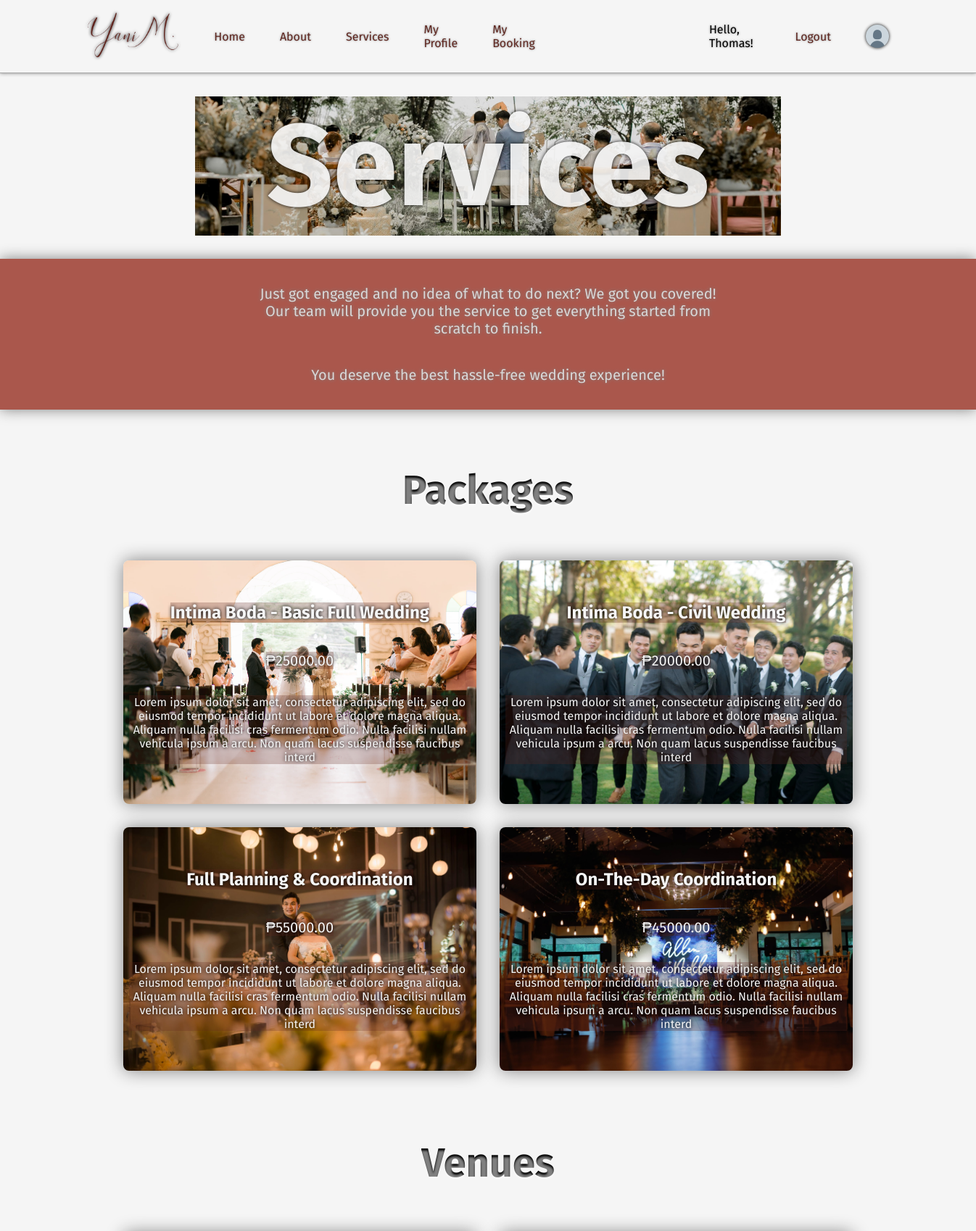
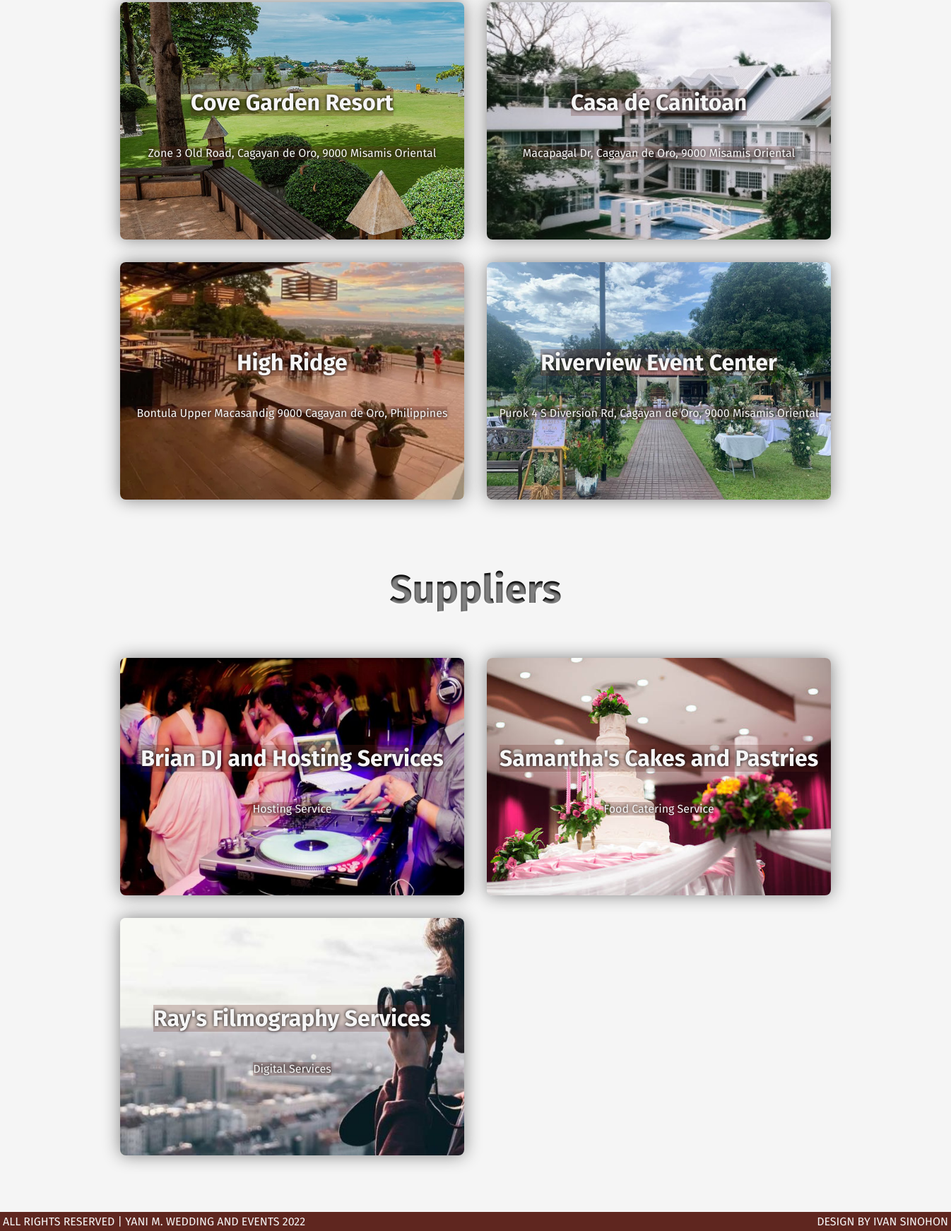
/service.php (signed in), run on the app's committed database (2 pictures, top to bottom).
### tables this page shows
CREATE TABLE `package` (
  `pkg_id` int(11) NOT NULL,
  `pkg_name` varchar(100) NOT NULL,
  `pkg_price` float(10,2) NOT NULL,
  `pkg_desc` varchar(255) NOT NULL,
  `pkg_img` varchar(255) DEFAULT NULL,
  `pkg_status` int(1) NOT NULL
);

CREATE TABLE `venue` (
  `venue_id` int(11) NOT NULL,
  `venue_name` varchar(255) NOT NULL,
  `venue_add` varchar(255) NOT NULL,
  `venue_img` varchar(255) DEFAULT NULL,
  `venue_status` int(1) NOT NULL
);

CREATE TABLE `supplier` (
  `supp_id` int(11) NOT NULL,
  `supp_name` varchar(255) NOT NULL,
  `supp_contno` varchar(255) NOT NULL,
  `supp_email` varchar(255) NOT NULL,
  `supp_role` varchar(255) NOT NULL,
  `supp_add` varchar(255) NOT NULL,
  `supp_img` varchar(255) DEFAULT NULL,
  `supp_status` int(1) NOT NULL
);

### service.php (the view, shortened to what this page needs)
<?php
include 'includes/head.php';
?>
<head>
    <link rel="stylesheet" href="styles/service.css">
</head>
<body>
    <?php
    include 'includes/header.php';
    ?>
    <section id="package-intro">
        <img src="images/package_intro.jpg" alt="">
        <h1>Services</h1>
    </section>
    <section id="package-info">
        <p>Just got engaged and no idea of what to do next? We got you covered!
            Our team will provide you the service to get everything started
            from scratch to finish.</p>
        <p>You deserve the best hassle-free wedding experience!</p>
    </section>
    <section class="service">
        <h1>Packages</h1>
        <div class="container">
            <?php
            $sql = "SELECT * FROM package WHERE pkg_status=1";
            $result = $conn->query($sql);
            if ($result->num_rows > 0) {
                while ($row = $result->fetch_assoc()) { ?>
                    <div class="package-card" style='background-image: url("images/package/<?php echo $row['pkg_img']; ?>")'>
                        <h2><?php echo $row['pkg_name']; ?></h2>
                        <p class="price">₱<?php echo $row['pkg_price']; ?></p>
                        <p class="desc"><?php echo $row['pkg_desc']; ?></p>
                    </div>
            <?php };
            } ?>
        </div>
    </section>
    <section class="service">
        <h1>Venues</h1>
        <div class="container">
            <?php
            $sql = "SELECT * FROM venue WHERE venue_status=1";
            $result = $conn->query($sql);
            if ($result->num_rows > 0) {
                while ($row = $result->fetch_assoc()) { ?>
                    <div class="venue-card" style='background-image: url("images/venue/<?php echo $row['venue_img']; ?>")'>
                        <h2><?php echo $row['venue_name']; ?></h2>
                        <p><?php echo $row['venue_add']; ?></p>
                    </div>
            <?php };
            } ?>
        </div>
    </section>
    <section class="service">
        <h1>Suppliers</h1>
        <div class="container">
            <?php
            $sql = "SELECT * FROM supplier WHERE supp_status=1";
            $result = $conn->query($sql);
            if ($result->num_rows > 0) {
                while ($row = $result->fetch_assoc()) { ?>
                    <div class="supp-card" style='background-image: url("images/supplier/<?php echo $row['supp_img']; ?>")'>
                        <h2><?php echo $row['supp_name']; ?></h2>
                        <p><?php echo $row['supp_role']; ?></p>
                    </div>
            <?php };
            } ?>
        </div>
    </section>
    <?php
    include 'includes/footer.php';
    ?>
</body>
</html>

### styles/shared.css (style rules this page uses)
body { font-family: "Fira Sans", sans-serif; margin: 0; background-color: whitesmoke; }

### styles/service.css (style rules this page uses)
#package-intro { display: flex; flex-direction: column; align-items: center; justify-content: center; margin: 2rem 0; }
#package-intro img { width: 60vw; height: 12rem; object-fit: cover; }
#package-intro h1 { position: absolute; font-size: 10rem; color: whitesmoke; text-shadow: 0 0 5px black; opacity: 0.9; }
#package-info { display: flex; flex-direction: column; justify-content: center; align-items: center; background-color: rgb(170, 87, 76); padding: 1rem; box-shadow: 0 0 18px gray; color: whitesmoke; text-shadow: 0 0 5px gray; }
#package-info p { text-align: center; width: 40rem; font-size: 1.25rem; color: rgb(216, 216, 216); }
.service { display: flex; flex-direction: column; align-items: center; justify-content: center; margin: 2rem auto 2rem auto; }
.service h1 { background-color: black; font-size: 3.5rem; color: transparent; text-shadow: 0px 3px 3px rgba(255, 255, 255, 0.5); -webkit-background-clip: text; -moz-background-clip: text; background-clip: text; }
.container { display: grid; grid-template-columns: 1fr 1fr; }
.package-card, .venue-card, .supp-card { padding: 0.5rem; margin: 1rem; width: 35vw; height: 20rem; background-size: cover; text-align: center; display: flex; flex-direction: column; align-items: center; justify-content: center; transition: 0.2s linear; box-shadow: 0 0 25px gray; border-radius: 0.5rem; }
.package-card h2, .package-card p, .venue-card h2, .venue-card p, .supp-card h2, .supp-card p { color: whitesmoke; text-shadow: 0 0 5px black; background-color: rgb(95, 38, 31, 0.25); }
.venue-card h2, .supp-card h2 { font-size: 2rem; }
.price { font-size: 1.25rem; }

### data on the page
package: pkg_img (picture), pkg_name "Intima Boda - Basic Full Wedding", pkg_price "25000.00", pkg_desc "Lorem ipsum dolor sit amet, consectetur adipiscing elit, sed do eiusmod tempor incididunt ut labore et dolore magna aliqua. Aliquam nulla facilisi cras fermentum odio. Nulla facilisi nullam vehicula ipsum a arcu. Non quam lacus suspendisse faucibus interd"
package: pkg_img (picture), pkg_name "Intima Boda - Civil Wedding", pkg_price "20000.00", pkg_desc "Lorem ipsum dolor sit amet, consectetur adipiscing elit, sed do eiusmod tempor incididunt ut labore et dolore magna aliqua. Aliquam nulla facilisi cras fermentum odio. Nulla facilisi nullam vehicula ipsum a arcu. Non quam lacus suspendisse faucibus interd"
package: pkg_img (picture), pkg_name "Full Planning & Coordination", pkg_price "55000.00", pkg_desc "Lorem ipsum dolor sit amet, consectetur adipiscing elit, sed do eiusmod tempor incididunt ut labore et dolore magna aliqua. Aliquam nulla facilisi cras fermentum odio. Nulla facilisi nullam vehicula ipsum a arcu. Non quam lacus suspendisse faucibus interd"
package: pkg_img (picture), pkg_name "On-The-Day Coordination", pkg_price "45000.00", pkg_desc "Lorem ipsum dolor sit amet, consectetur adipiscing elit, sed do eiusmod tempor incididunt ut labore et dolore magna aliqua. Aliquam nulla facilisi cras fermentum odio. Nulla facilisi nullam vehicula ipsum a arcu. Non quam lacus suspendisse faucibus interd"
venue: venue_img (picture), venue_name "Cove Garden Resort", venue_add "Zone 3 Old Road, Cagayan de Oro, 9000 Misamis Oriental"
venue: venue_img (picture), venue_name "Casa de Canitoan", venue_add "Macapagal Dr, Cagayan de Oro, 9000 Misamis Oriental"
venue: venue_img (picture), venue_name "High Ridge", venue_add "Bontula Upper Macasandig 9000 Cagayan de Oro, Philippines"
venue: venue_img (picture), venue_name "Riverview Event Center", venue_add "Purok 4 S Diversion Rd, Cagayan de Oro, 9000 Misamis Oriental"
supplier: supp_img (picture), supp_name "Brian DJ and Hosting Services", supp_role "Hosting Service"
supplier: supp_img (picture), supp_name "Samantha's Cakes and Pastries", supp_role "Food Catering Service"
supplier: supp_img (picture), supp_name "Ray's Filmography Services", supp_role "Digital Services"

### other printed values
$_SESSION['first_name'] "Thomas"
